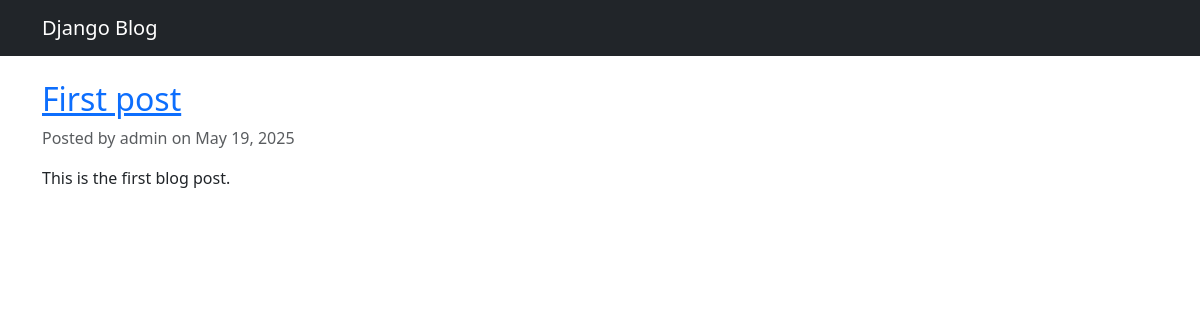
Before: / with the older database file.
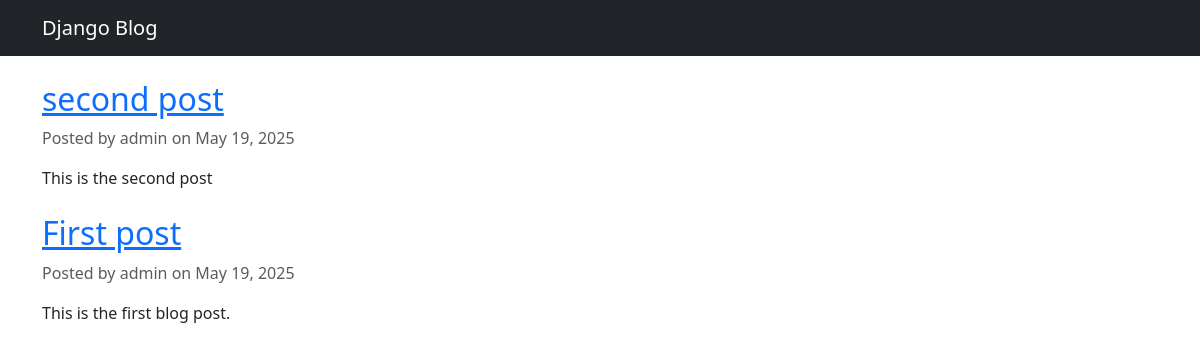
After: the same page with the newer database file.
### blog/models.py (models this page shows, shortened)
class Post(models.Model):
    title = models.CharField(max_length=100)
    content = models.TextField()
    date_posted = models.DateTimeField(default=timezone.now)
    author = models.ForeignKey(User, on_delete=models.CASCADE)
    slug = models.SlugField(unique_for_date='date_posted')  # For SEO-friendly URLs

### blog/views.py (the view)
# urls.py: path('', views.PostListView.as_view(), name='blog-home'),
class PostListView(ListView):
    model = Post
    template_name = 'blog/home.html'
    context_object_name = 'posts'
    ordering = ['-date_posted']
    paginate_by = 5

### blog/templates/blog/home.html (shortened to what this page needs)
{% extends "blog/base.html" %}
{% block content %}
    {% for post in posts %}
        <article class="mb-4">
            <h2><a href="{% url 'post-detail' post.slug %}">{{ post.title }}</a></h2>
            <p class="text-muted">
                Posted by {{ post.author }} on {{ post.date_posted|date:"F d, Y" }}
            </p>
            <p>{{ post.content|truncatechars:200 }}</p>
        </article>
    {% endfor %}
{% endblock %}

### blog/templates/blog/base.html (shortened to what this page needs)
<!DOCTYPE html>
<html>
<head>
    <link href="https://cdn.jsdelivr.net/npm/bootstrap@5.3.0/dist/css/bootstrap.min.css" rel="stylesheet">
</head>
<body>
    <nav class="navbar navbar-expand-lg navbar-dark bg-dark">
        <div class="container">
            <a class="navbar-brand" href="{% url 'blog-home' %}">Django Blog</a>
        </div>
    </nav>
    <div class="container mt-4">
        {% block content %}{% endblock %}
    </div>
</body>
</html>

Changed rows visible on the page:
added Post: title "second post", author "admin", date_posted "May 19, 2025", content "This is the second post"
